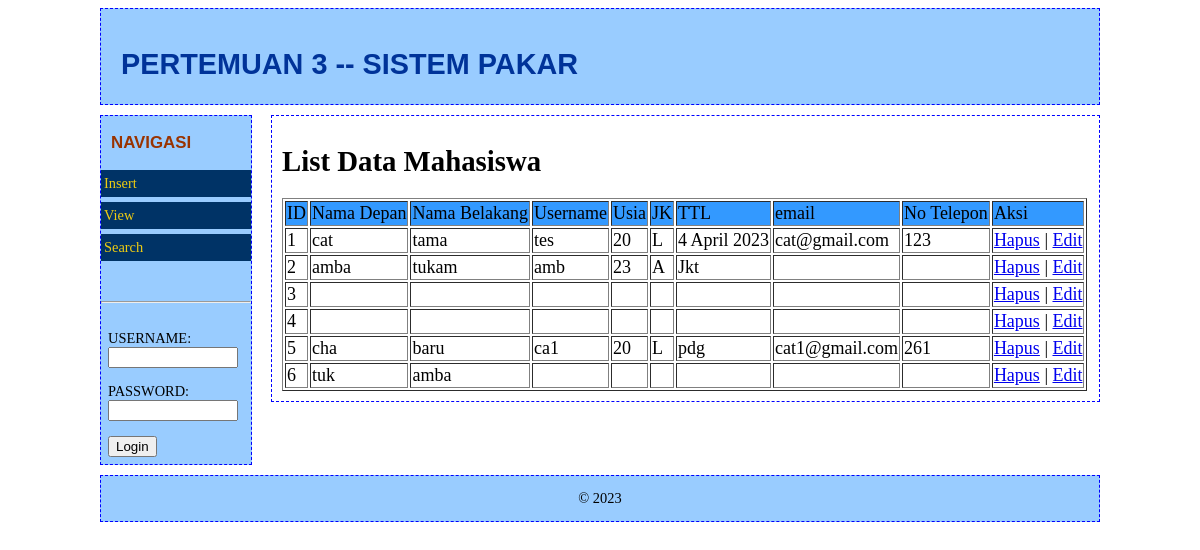
Screenshot of /?module=view with the database file from the repository.
### tables this page shows
CREATE TABLE `register` (
  `id` int NOT NULL AUTO_INCREMENT,
  `namadep` varchar(255) DEFAULT NULL,
  `namabel` varchar(255) DEFAULT NULL,
  `username` varchar(255) DEFAULT NULL,
  `password` varchar(255) DEFAULT NULL,
  `usia` varchar(255) DEFAULT NULL,
  `jk` varchar(255) DEFAULT NULL,
  `ttl` varchar(255) DEFAULT NULL,
  `email` varchar(255) DEFAULT NULL,
  `notel` varchar(255) DEFAULT NULL,
  PRIMARY KEY (`id`)
);

### konten/view.php (called while the page is built)
<?php
    include_once 'koneksi.php';
    $index = 1;
    $rows = selectAllData();
    include_once 'komponen/table_siswa.php'
?>

### koneksi.php (called while the page is built, shortened)
<?php
$servername = "localhost";
$username = "root";
$password = "root";
$dbname = "066_chandra";
$conn = new mysqli($servername, $username, $password, $dbname);
function selectAllData($username = '')
{
    $select = $username
        ? "SELECT * FROM register WHERE username like '%{$username}%';"
        : "SELECT * FROM register;";
    global $conn;
    if ($result = $conn->query($select)) {
        return $result->fetch_all(MYSQLI_ASSOC);
    }
    return [];
}

### komponen/table_siswa.php (the view, shortened to what this page needs)
<div>
    <h1>List Data Mahasiswa</h1>
    <table border="1" style="font-size: 18px;">
        <tr style="background-color: #3399FF;">
            <td>ID</td>
            <td>Nama Depan</td>
            <td>Nama Belakang</td>
            <td>Username</td>
            <td>Usia</td>
            <td>JK</td>
            <td>TTL</td>
            <td>email</td>
            <td>No Telepon</td>
            <td>Aksi</td>
        </tr>
        <?php foreach($rows as $row) : ?>
            <tr>
                <td><?= $index++ ?></td>
                <td><?= $row["namadep"] ?></td>
                <td><?= $row["namabel"] ?></td>
                <td><?= $row["username"] ?></td>
                <td><?= $row["usia"] ?></td>
                <td><?= $row["jk"] ?></td>
                <td><?= $row["ttl"] ?></td>
                <td><?= $row["email"] ?></td>
                <td><?= $row["notel"] ?></td>
                <td>
                    <a href="koneksi.php?module=delete&id=<?php echo $row['id'] ?>">Hapus</a> |
                    <a href="index.php?module=edit&id=<?php echo $row['id'] ?>">Edit</a>
                </td>
            </tr>
        <?php endforeach; ?>
    </table>
</div>

### rows the page displays
register: namadep "cat", namabel "tama", username "tes", usia "20", jk "L", ttl "4 April 2023", email "cat@gmail.com", notel "123"
register: namadep "amba", namabel "tukam", username "amb", usia "23", jk "A", ttl "Jkt"
register: namadep "cha", namabel "baru", username "ca1", usia "20", jk "L", ttl "pdg", email "cat1@gmail.com", notel "261"
register: namadep "tuk", namabel "amba"
